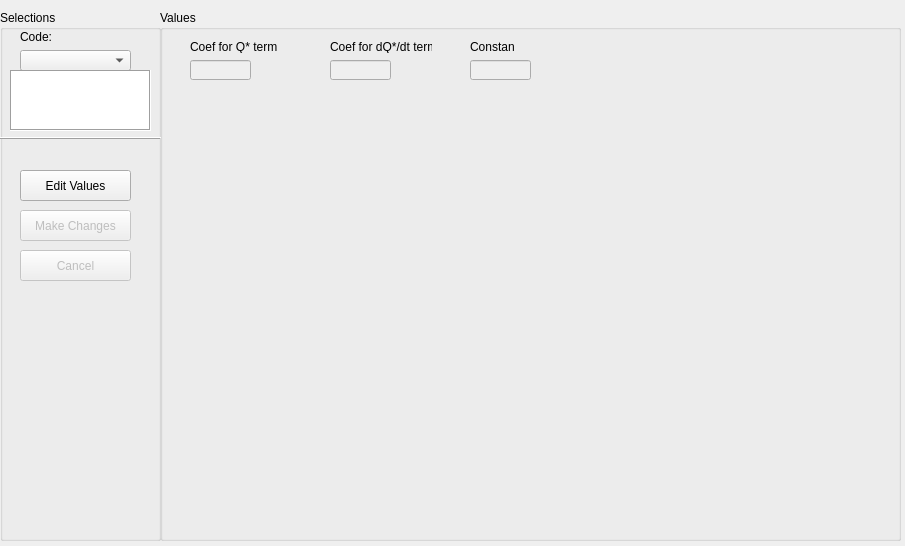
<?xml version="1.0" encoding="UTF-8"?>
<ui version="4.0">
 <class>Form</class>
 <widget class="QWidget" name="Form">
  <property name="geometry">
   <rect>
    <x>0</x>
    <y>0</y>
    <width>905</width>
    <height>546</height>
   </rect>
  </property>
  <property name="windowTitle">
   <string>Form</string>
  </property>
  <widget class="QGroupBox" name="groupBox2">
   <property name="geometry">
    <rect>
     <x>160</x>
     <y>10</y>
     <width>741</width>
     <height>531</height>
    </rect>
   </property>
   <property name="title">
    <string>Values</string>
   </property>
   <property name="flat">
    <bool>false</bool>
   </property>
   <property name="checkable">
    <bool>false</bool>
   </property>
   <widget class="QLabel" name="label_2">
    <property name="geometry">
     <rect>
      <x>30</x>
      <y>30</y>
      <width>111</width>
      <height>13</height>
     </rect>
    </property>
    <property name="text">
     <string>Coef for Q* term</string>
    </property>
   </widget>
   <widget class="QLineEdit" name="lineEdit_2">
    <property name="enabled">
     <bool>false</bool>
    </property>
    <property name="geometry">
     <rect>
      <x>170</x>
      <y>50</y>
      <width>61</width>
      <height>20</height>
     </rect>
    </property>
   </widget>
   <widget class="QLabel" name="label_4">
    <property name="geometry">
     <rect>
      <x>310</x>
      <y>30</y>
      <width>44</width>
      <height>13</height>
     </rect>
    </property>
    <property name="text">
     <string>Constant</string>
    </property>
   </widget>
   <widget class="QLabel" name="label_3">
    <property name="geometry">
     <rect>
      <x>170</x>
      <y>30</y>
      <width>102</width>
      <height>13</height>
     </rect>
    </property>
    <property name="text">
     <string>Coef for dQ*/dt term</string>
    </property>
   </widget>
   <widget class="QLineEdit" name="lineEdit_3">
    <property name="enabled">
     <bool>false</bool>
    </property>
    <property name="geometry">
     <rect>
      <x>310</x>
      <y>50</y>
      <width>61</width>
      <height>20</height>
     </rect>
    </property>
   </widget>
   <widget class="QLineEdit" name="lineEdit_1">
    <property name="enabled">
     <bool>false</bool>
    </property>
    <property name="geometry">
     <rect>
      <x>30</x>
      <y>50</y>
      <width>61</width>
      <height>20</height>
     </rect>
    </property>
   </widget>
  </widget>
  <widget class="QGroupBox" name="groupBox">
   <property name="geometry">
    <rect>
     <x>0</x>
     <y>10</y>
     <width>161</width>
     <height>531</height>
    </rect>
   </property>
   <property name="title">
    <string>Selections</string>
   </property>
   <property name="flat">
    <bool>false</bool>
   </property>
   <widget class="QLabel" name="label">
    <property name="geometry">
     <rect>
      <x>20</x>
      <y>20</y>
      <width>46</width>
      <height>13</height>
     </rect>
    </property>
    <property name="text">
     <string>Code:</string>
    </property>
   </widget>
   <widget class="QComboBox" name="comboBox">
    <property name="geometry">
     <rect>
      <x>20</x>
      <y>40</y>
      <width>111</width>
      <height>21</height>
     </rect>
    </property>
   </widget>
   <widget class="QPushButton" name="editButton">
    <property name="geometry">
     <rect>
      <x>20</x>
      <y>160</y>
      <width>111</width>
      <height>31</height>
     </rect>
    </property>
    <property name="text">
     <string>Edit Values</string>
    </property>
    <property name="default">
     <bool>false</bool>
    </property>
    <property name="flat">
     <bool>false</bool>
    </property>
   </widget>
   <widget class="QPushButton" name="changeButton">
    <property name="enabled">
     <bool>false</bool>
    </property>
    <property name="geometry">
     <rect>
      <x>20</x>
      <y>200</y>
      <width>111</width>
      <height>31</height>
     </rect>
    </property>
    <property name="text">
     <string>Make Changes</string>
    </property>
   </widget>
   <widget class="QPushButton" name="cancelButton">
    <property name="enabled">
     <bool>false</bool>
    </property>
    <property name="geometry">
     <rect>
      <x>20</x>
      <y>240</y>
      <width>111</width>
      <height>31</height>
     </rect>
    </property>
    <property name="text">
     <string>Cancel</string>
    </property>
   </widget>
   <widget class="Line" name="line">
    <property name="geometry">
     <rect>
      <x>0</x>
      <y>120</y>
      <width>161</width>
      <height>16</height>
     </rect>
    </property>
    <property name="frameShadow">
     <enum>QFrame::Raised</enum>
    </property>
    <property name="orientation">
     <enum>Qt::Horizontal</enum>
    </property>
   </widget>
   <widget class="QTextBrowser" name="exp_label">
    <property name="enabled">
     <bool>true</bool>
    </property>
    <property name="geometry">
     <rect>
      <x>10</x>
      <y>60</y>
      <width>141</width>
      <height>61</height>
     </rect>
    </property>
    <property name="frameShape">
     <enum>QFrame::Box</enum>
    </property>
   </widget>
  </widget>
 </widget>
 <resources/>
 <connections/>
</ui>
